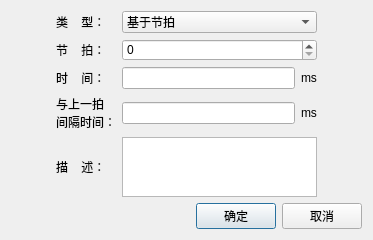
<?xml version="1.0" encoding="UTF-8"?>
<ui version="4.0">
 <class>AddBeatDlg</class>
 <widget class="QDialog" name="AddBeatDlg">
  <property name="geometry">
   <rect>
    <x>0</x>
    <y>0</y>
    <width>373</width>
    <height>239</height>
   </rect>
  </property>
  <property name="windowTitle">
   <string>Dialog</string>
  </property>
  <layout class="QGridLayout" name="gridLayout_2">
   <item row="0" column="1">
    <spacer name="verticalSpacer">
     <property name="orientation">
      <enum>Qt::Vertical</enum>
     </property>
     <property name="sizeHint" stdset="0">
      <size>
       <width>20</width>
       <height>60</height>
      </size>
     </property>
    </spacer>
   </item>
   <item row="1" column="0">
    <spacer name="horizontalSpacer_2">
     <property name="orientation">
      <enum>Qt::Horizontal</enum>
     </property>
     <property name="sizeHint" stdset="0">
      <size>
       <width>101</width>
       <height>20</height>
      </size>
     </property>
    </spacer>
   </item>
   <item row="1" column="1">
    <layout class="QGridLayout" name="gridLayout">
     <item row="2" column="0">
      <widget class="QLabel" name="label_time">
       <property name="sizePolicy">
        <sizepolicy hsizetype="Minimum" vsizetype="Preferred">
         <horstretch>0</horstretch>
         <verstretch>0</verstretch>
        </sizepolicy>
       </property>
       <property name="text">
        <string>时    间：</string>
       </property>
      </widget>
     </item>
     <item row="0" column="0">
      <widget class="QLabel" name="label_type">
       <property name="sizePolicy">
        <sizepolicy hsizetype="Minimum" vsizetype="Preferred">
         <horstretch>0</horstretch>
         <verstretch>0</verstretch>
        </sizepolicy>
       </property>
       <property name="text">
        <string>类    型：</string>
       </property>
      </widget>
     </item>
     <item row="1" column="1" colspan="2">
      <widget class="QSpinBox" name="spinBox_beat">
       <property name="minimumSize">
        <size>
         <width>100</width>
         <height>22</height>
        </size>
       </property>
       <property name="maximumSize">
        <size>
         <width>16777215</width>
         <height>22</height>
        </size>
       </property>
       <property name="maximum">
        <number>99999</number>
       </property>
      </widget>
     </item>
     <item row="2" column="1">
      <widget class="QLineEdit" name="lineEdit_time">
       <property name="sizePolicy">
        <sizepolicy hsizetype="Expanding" vsizetype="Fixed">
         <horstretch>0</horstretch>
         <verstretch>0</verstretch>
        </sizepolicy>
       </property>
       <property name="minimumSize">
        <size>
         <width>80</width>
         <height>22</height>
        </size>
       </property>
       <property name="maximumSize">
        <size>
         <width>16777215</width>
         <height>22</height>
        </size>
       </property>
      </widget>
     </item>
     <item row="2" column="2">
      <widget class="QLabel" name="label_unit">
       <property name="sizePolicy">
        <sizepolicy hsizetype="Minimum" vsizetype="Preferred">
         <horstretch>0</horstretch>
         <verstretch>0</verstretch>
        </sizepolicy>
       </property>
       <property name="text">
        <string>ms</string>
       </property>
      </widget>
     </item>
     <item row="0" column="1" colspan="2">
      <widget class="QComboBox" name="comboBox_type">
       <property name="sizePolicy">
        <sizepolicy hsizetype="Minimum" vsizetype="Fixed">
         <horstretch>0</horstretch>
         <verstretch>0</verstretch>
        </sizepolicy>
       </property>
       <property name="minimumSize">
        <size>
         <width>100</width>
         <height>22</height>
        </size>
       </property>
       <property name="maximumSize">
        <size>
         <width>16777215</width>
         <height>22</height>
        </size>
       </property>
       <item>
        <property name="text">
         <string>基于节拍</string>
        </property>
       </item>
       <item>
        <property name="text">
         <string>基于时间</string>
        </property>
       </item>
      </widget>
     </item>
     <item row="1" column="0">
      <widget class="QLabel" name="label_beat">
       <property name="sizePolicy">
        <sizepolicy hsizetype="Minimum" vsizetype="Preferred">
         <horstretch>0</horstretch>
         <verstretch>0</verstretch>
        </sizepolicy>
       </property>
       <property name="text">
        <string>节    拍：</string>
       </property>
      </widget>
     </item>
     <item row="4" column="0">
      <widget class="QLabel" name="label">
       <property name="text">
        <string>描    述：</string>
       </property>
      </widget>
     </item>
     <item row="4" column="1" colspan="2">
      <widget class="QPlainTextEdit" name="plainTextEdit">
       <property name="maximumSize">
        <size>
         <width>16777215</width>
         <height>60</height>
        </size>
       </property>
      </widget>
     </item>
     <item row="3" column="0">
      <widget class="QLabel" name="label_2">
       <property name="text">
        <string>与上一拍
间隔时间：</string>
       </property>
      </widget>
     </item>
     <item row="3" column="1">
      <widget class="QLineEdit" name="lineEdit_timeBetween">
       <property name="minimumSize">
        <size>
         <width>80</width>
         <height>22</height>
        </size>
       </property>
       <property name="maximumSize">
        <size>
         <width>16777215</width>
         <height>22</height>
        </size>
       </property>
      </widget>
     </item>
     <item row="3" column="2">
      <widget class="QLabel" name="label_unitBetween">
       <property name="text">
        <string>ms</string>
       </property>
      </widget>
     </item>
    </layout>
   </item>
   <item row="1" column="2">
    <spacer name="horizontalSpacer_3">
     <property name="orientation">
      <enum>Qt::Horizontal</enum>
     </property>
     <property name="sizeHint" stdset="0">
      <size>
       <width>101</width>
       <height>20</height>
      </size>
     </property>
    </spacer>
   </item>
   <item row="2" column="1">
    <spacer name="verticalSpacer_2">
     <property name="orientation">
      <enum>Qt::Vertical</enum>
     </property>
     <property name="sizeHint" stdset="0">
      <size>
       <width>20</width>
       <height>59</height>
      </size>
     </property>
    </spacer>
   </item>
   <item row="3" column="0" colspan="3">
    <layout class="QHBoxLayout" name="horizontalLayout">
     <item>
      <spacer name="horizontalSpacer">
       <property name="orientation">
        <enum>Qt::Horizontal</enum>
       </property>
       <property name="sizeHint" stdset="0">
        <size>
         <width>40</width>
         <height>20</height>
        </size>
       </property>
      </spacer>
     </item>
     <item>
      <widget class="QPushButton" name="pushButton_ok">
       <property name="text">
        <string>确定</string>
       </property>
      </widget>
     </item>
     <item>
      <widget class="QPushButton" name="pushButton_cancel">
       <property name="text">
        <string>取消</string>
       </property>
      </widget>
     </item>
    </layout>
   </item>
  </layout>
 </widget>
 <resources/>
 <connections>
  <connection>
   <sender>pushButton_ok</sender>
   <signal>clicked()</signal>
   <receiver>AddBeatDlg</receiver>
   <slot>accept()</slot>
   <hints>
    <hint type="sourcelabel">
     <x>261</x>
     <y>239</y>
    </hint>
    <hint type="destinationlabel">
     <x>246</x>
     <y>190</y>
    </hint>
   </hints>
  </connection>
  <connection>
   <sender>pushButton_cancel</sender>
   <signal>clicked()</signal>
   <receiver>AddBeatDlg</receiver>
   <slot>reject()</slot>
   <hints>
    <hint type="sourcelabel">
     <x>335</x>
     <y>231</y>
    </hint>
    <hint type="destinationlabel">
     <x>322</x>
     <y>165</y>
    </hint>
   </hints>
  </connection>
 </connections>
</ui>
